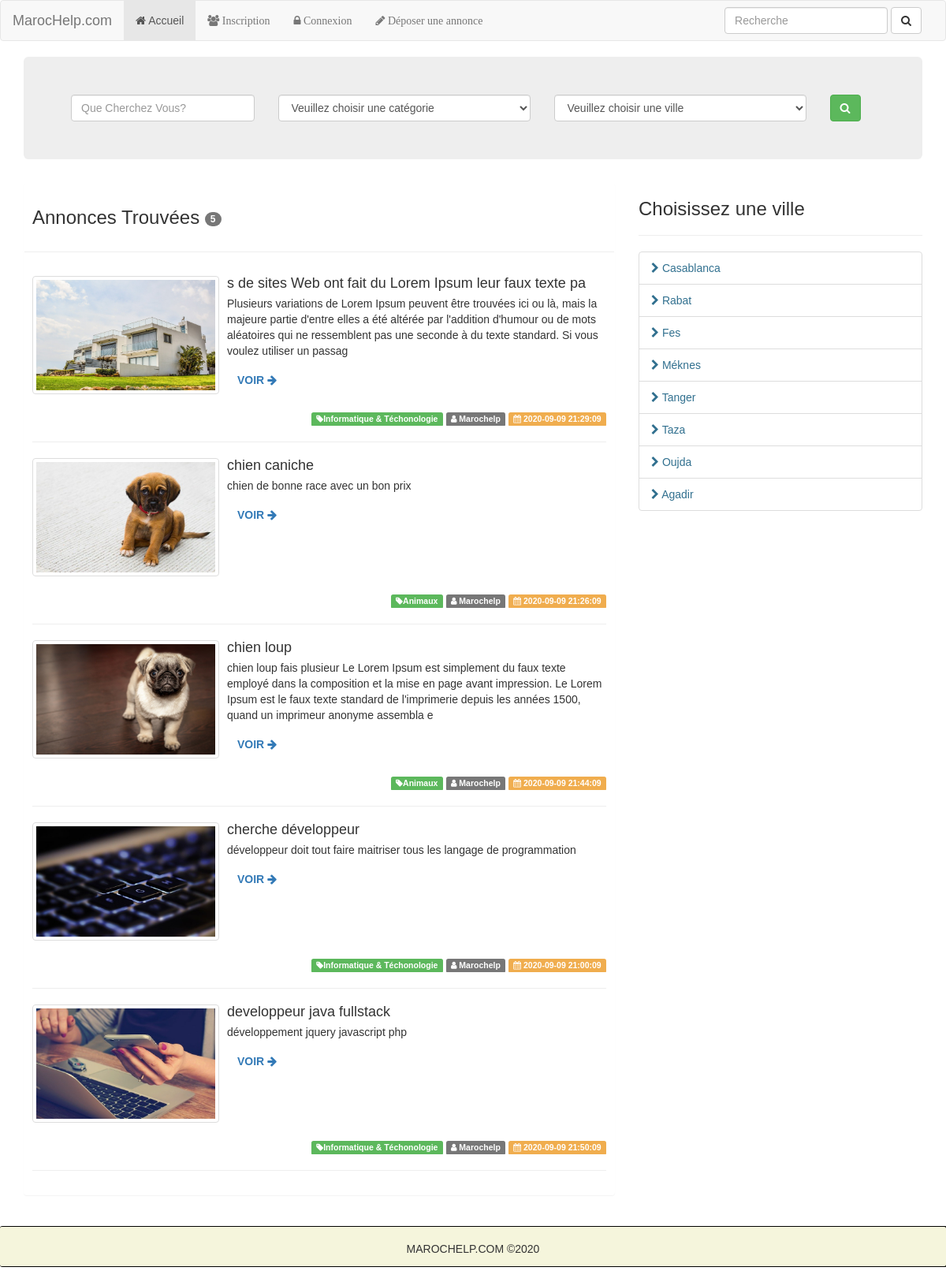
The page /index.php/ads/find on the database as committed earlier.
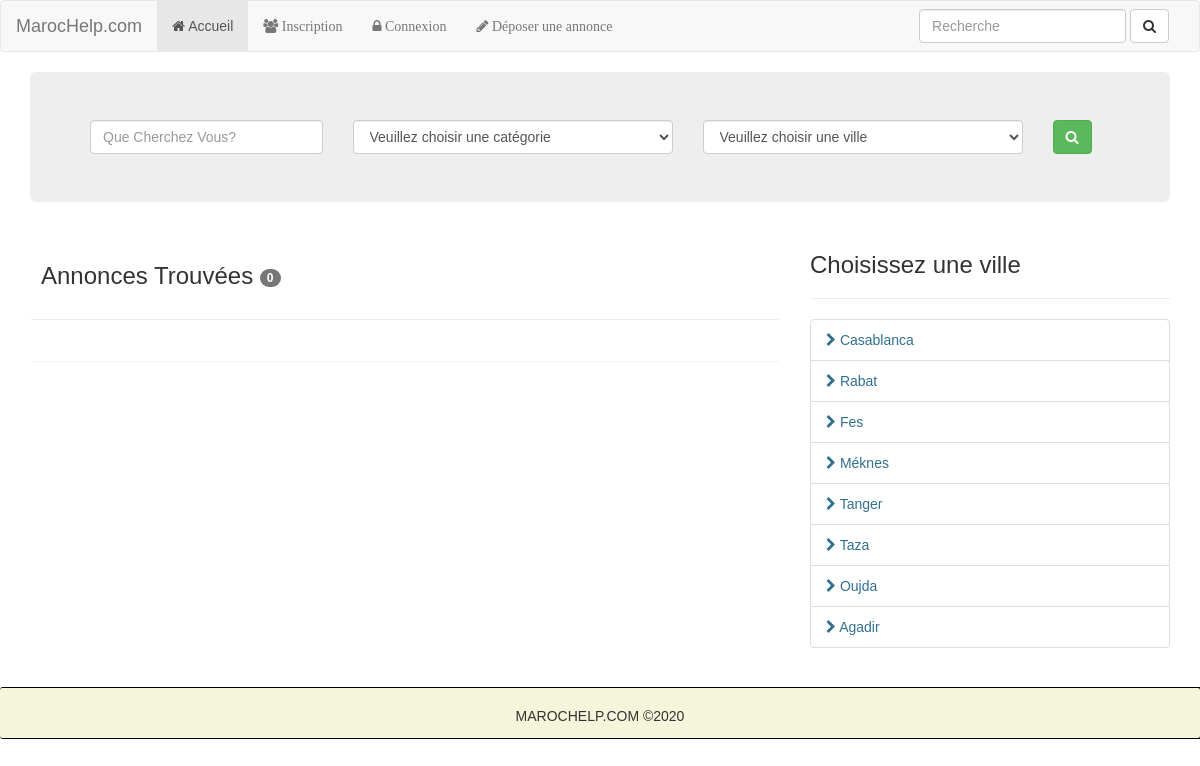
The same page on the database as committed later.
### tables this page shows
CREATE TABLE IF NOT EXISTS `ads` (
  `id` int(11) NOT NULL AUTO_INCREMENT,
  `user_id` int(11) NOT NULL,
  `category` varchar(255) NOT NULL,
  `title` varchar(255) NOT NULL,
  `body` varchar(255) NOT NULL,
  `city` varchar(255) NOT NULL,
  `image` varchar(255) NOT NULL,
  `created` varchar(255) NOT NULL,
  PRIMARY KEY (`id`)
);

### application/controllers/Ads.php (called while the page is built, shortened)
<?php
class Ads extends CI_Controller {
	public function find(){
		$city = $this->input->post('city');
		$category = $this->input->post('cat');
		$title = $this->input->post('search');
		$data['annonces']= $this->Ads_model->get_annonces_with_annonce_by_categorie_and_ville_and_title($title,$city,$category);
		$this->load->view('ads/search-ad',$data);
	}
}

### index.php (called while the page is built, shortened)
<?php
require_once BASEPATH.'core/CodeIgniter.php';

### application/models/Ads_model.php (called while the page is built, shortened)
<?php
class Ads_model extends CI_Model
{
    public function get_annonces_with_annonce_by_categorie_and_ville_and_title($title,$city,$category){
        $this->db->select('*');
        $this->db->from('ads');
        $annonces = $this->db->get();
        return $annonces->result();
    }
}
?>

### application/views/ads/search-ad.php (the view, shortened to what the changed rows need)
<div class="container">
    <div class="row">
        <div class="col-md-8">
            <div class="panel">
                <h3 class="text-default" style="padding:10px;">Annonces Trouvées <span class="badge"><?php echo count($annonces);?></span></h3>
                <hr>
                <div class="row" style="padding:10px;">
                    <?php foreach($annonces as $annonce):?>
                        <div class="col-sm-12">
                            <div class="media">
                                <div class="media-left">
                                    <a href="<?php echo base_url();?>ads/view/<?php echo $annonce->id;?>">
                                        <img class="media-object thumbnail" width="237" src="<?php  echo base_url();?>/assets/uploads/<?php echo $annonce->image;?>" height="150" alt="...">
                                    </a>
                                </div>
                                <div class="media-body">
                                    <h4 class="media-heading"><?php echo $annonce->title;?></h4>
                                    <p><?php echo $annonce->body;?></p>
                                    <p><a href="<?php echo base_url();?>ads/view/<?php echo $annonce->id;?>" class="btn btn-link">Voir <i class="fa fa-arrow-right"></i></a></p>
                                </div>
                                <div class="media-footer" align="right">
                                    <span class="label label-success"><i class="fa fa-tag"></i><?php echo $annonce->category;?></span>
                                    <span class="label label-default"><i class="fa fa-user"></i> Marochelp</span>
                                    <span class="label label-warning"><i class="fa fa-calendar"></i> <?php echo $annonce->created;?></span>
                                </div>
                            </div>
                            <hr>
                        </div>
                    <?php endforeach;?>
                </div>
            </div>
        </div>
    </div>
</div>

Rows that differ between the two databases and show on the page:
removed ads: image (picture), title "s de sites Web ont fait du Lorem Ipsum leur faux texte pa", body "Plusieurs variations de Lorem Ipsum peuvent être trouvées ici ou là, mais la majeure partie d'entre elles a été altérée par l'addition d'humour ou de mots aléatoires qui ne ressemblent pas une seconde à du texte standard. Si vous voulez utiliser un passag", category "Informatique & Téchonologie", created "2020-09-09 21:29:09"
removed ads: image (picture), title "chien caniche", body "chien de bonne race avec un bon prix", category "Animaux", created "2020-09-09 21:26:09"
removed ads: image (picture), title "chien loup", body "chien loup fais plusieur Le Lorem Ipsum est simplement du faux texte employé dans la composition et la mise en page avant impression. Le Lorem Ipsum est le faux texte standard de l'imprimerie depuis les années 1500, quand un imprimeur anonyme assembla e", category "Animaux", created "2020-09-09 21:44:09"
removed ads: image (picture), title "cherche développeur", body "développeur doit tout faire maitriser tous les langage de programmation", category "Informatique & Téchonologie", created "2020-09-09 21:00:09"
removed ads: image (picture), title "developpeur java fullstack", body "développement jquery javascript php", category "Informatique & Téchonologie", created "2020-09-09 21:50:09"
Other text that changed with them:
count($annonces): "5" → "0"
